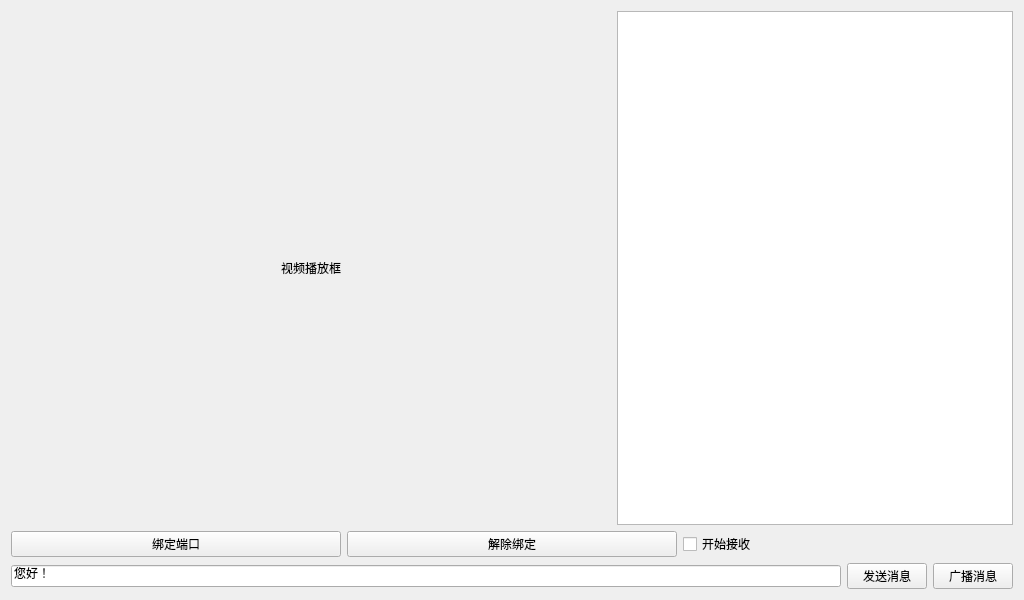
<?xml version="1.0" encoding="UTF-8"?>
<ui version="4.0">
 <class>Widget</class>
 <widget class="QWidget" name="Widget">
  <property name="geometry">
   <rect>
    <x>0</x>
    <y>0</y>
    <width>1024</width>
    <height>600</height>
   </rect>
  </property>
  <property name="windowTitle">
   <string>Widget</string>
  </property>
  <layout class="QVBoxLayout" name="verticalLayout">
   <item>
    <layout class="QHBoxLayout" name="horizontalLayout">
     <item>
      <widget class="QLabel" name="label">
       <property name="minimumSize">
        <size>
         <width>600</width>
         <height>480</height>
        </size>
       </property>
       <property name="maximumSize">
        <size>
         <width>600</width>
         <height>480</height>
        </size>
       </property>
       <property name="text">
        <string>视频播放框</string>
       </property>
       <property name="textFormat">
        <enum>Qt::AutoText</enum>
       </property>
       <property name="alignment">
        <set>Qt::AlignCenter</set>
       </property>
      </widget>
     </item>
     <item>
      <widget class="QTextBrowser" name="textBrowser"/>
     </item>
    </layout>
   </item>
   <item>
    <layout class="QHBoxLayout" name="horizontalLayout_2">
     <item>
      <widget class="QPushButton" name="bind">
       <property name="text">
        <string>绑定端口</string>
       </property>
      </widget>
     </item>
     <item>
      <widget class="QPushButton" name="unbind">
       <property name="text">
        <string>解除绑定</string>
       </property>
      </widget>
     </item>
     <item>
      <widget class="QCheckBox" name="checkBox">
       <property name="text">
        <string>开始接收</string>
       </property>
      </widget>
     </item>
    </layout>
   </item>
   <item>
    <layout class="QHBoxLayout" name="horizontalLayout_3">
     <item>
      <widget class="QLineEdit" name="lineEdit">
       <property name="text">
        <string>您好！</string>
       </property>
      </widget>
     </item>
     <item>
      <widget class="QPushButton" name="send">
       <property name="text">
        <string>发送消息</string>
       </property>
      </widget>
     </item>
     <item>
      <widget class="QPushButton" name="broadcast">
       <property name="text">
        <string>广播消息</string>
       </property>
      </widget>
     </item>
    </layout>
   </item>
  </layout>
 </widget>
 <resources/>
 <connections/>
</ui>
